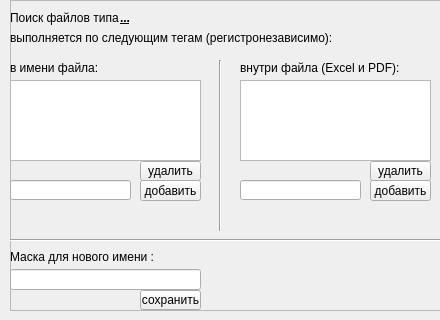
<?xml version="1.0" encoding="UTF-8"?>
<ui version="4.0">
 <class>TagsWindow</class>
 <widget class="QWidget" name="TagsWindow">
  <property name="geometry">
   <rect>
    <x>0</x>
    <y>0</y>
    <width>440</width>
    <height>320</height>
   </rect>
  </property>
  <property name="sizePolicy">
   <sizepolicy hsizetype="Preferred" vsizetype="Preferred">
    <horstretch>0</horstretch>
    <verstretch>0</verstretch>
   </sizepolicy>
  </property>
  <property name="minimumSize">
   <size>
    <width>440</width>
    <height>320</height>
   </size>
  </property>
  <property name="maximumSize">
   <size>
    <width>440</width>
    <height>320</height>
   </size>
  </property>
  <property name="windowTitle">
   <string>Настройка тегов и маски</string>
  </property>
  <widget class="QFrame" name="frame">
   <property name="geometry">
    <rect>
     <x>10</x>
     <y>0</y>
     <width>431</width>
     <height>311</height>
    </rect>
   </property>
   <property name="frameShape">
    <enum>QFrame::StyledPanel</enum>
   </property>
   <property name="frameShadow">
    <enum>QFrame::Raised</enum>
   </property>
   <widget class="QLineEdit" name="tag_lineEdit">
    <property name="geometry">
     <rect>
      <x>0</x>
      <y>180</y>
      <width>121</width>
      <height>20</height>
     </rect>
    </property>
   </widget>
   <widget class="QListWidget" name="TagList">
    <property name="geometry">
     <rect>
      <x>0</x>
      <y>80</y>
      <width>191</width>
      <height>81</height>
     </rect>
    </property>
   </widget>
   <widget class="QLabel" name="label">
    <property name="geometry">
     <rect>
      <x>0</x>
      <y>10</y>
      <width>111</width>
      <height>16</height>
     </rect>
    </property>
    <property name="text">
     <string>Поиск файлов типа </string>
    </property>
   </widget>
   <widget class="QPushButton" name="add_tag">
    <property name="geometry">
     <rect>
      <x>130</x>
      <y>180</y>
      <width>61</width>
      <height>21</height>
     </rect>
    </property>
    <property name="text">
     <string>добавить</string>
    </property>
   </widget>
   <widget class="QPushButton" name="delete_tag">
    <property name="geometry">
     <rect>
      <x>130</x>
      <y>161</y>
      <width>61</width>
      <height>20</height>
     </rect>
    </property>
    <property name="text">
     <string>удалить</string>
    </property>
   </widget>
   <widget class="QLabel" name="label_2">
    <property name="geometry">
     <rect>
      <x>0</x>
      <y>30</y>
      <width>351</width>
      <height>16</height>
     </rect>
    </property>
    <property name="text">
     <string>выполняется по следующим тегам (регистронезависимо):</string>
    </property>
   </widget>
   <widget class="QLabel" name="type_label">
    <property name="geometry">
     <rect>
      <x>110</x>
      <y>10</y>
      <width>311</width>
      <height>16</height>
     </rect>
    </property>
    <property name="font">
     <font>
      <weight>75</weight>
      <italic>false</italic>
      <bold>true</bold>
      <underline>true</underline>
     </font>
    </property>
    <property name="text">
     <string>...</string>
    </property>
   </widget>
   <widget class="Line" name="line">
    <property name="geometry">
     <rect>
      <x>200</x>
      <y>60</y>
      <width>20</width>
      <height>171</height>
     </rect>
    </property>
    <property name="orientation">
     <enum>Qt::Vertical</enum>
    </property>
   </widget>
   <widget class="QLabel" name="label_3">
    <property name="geometry">
     <rect>
      <x>0</x>
      <y>249</y>
      <width>191</width>
      <height>16</height>
     </rect>
    </property>
    <property name="text">
     <string>Маска для нового имени :</string>
    </property>
   </widget>
   <widget class="QLineEdit" name="mask_lineEdit">
    <property name="geometry">
     <rect>
      <x>0</x>
      <y>269</y>
      <width>191</width>
      <height>21</height>
     </rect>
    </property>
   </widget>
   <widget class="QPushButton" name="save_mask">
    <property name="geometry">
     <rect>
      <x>130</x>
      <y>290</y>
      <width>61</width>
      <height>20</height>
     </rect>
    </property>
    <property name="text">
     <string>сохранить</string>
    </property>
   </widget>
   <widget class="QLabel" name="label_5">
    <property name="geometry">
     <rect>
      <x>0</x>
      <y>60</y>
      <width>201</width>
      <height>16</height>
     </rect>
    </property>
    <property name="text">
     <string>в имени файла:</string>
    </property>
   </widget>
   <widget class="QListWidget" name="TagList_2">
    <property name="geometry">
     <rect>
      <x>230</x>
      <y>80</y>
      <width>191</width>
      <height>81</height>
     </rect>
    </property>
   </widget>
   <widget class="QPushButton" name="add_tag_2">
    <property name="geometry">
     <rect>
      <x>360</x>
      <y>180</y>
      <width>61</width>
      <height>21</height>
     </rect>
    </property>
    <property name="text">
     <string>добавить</string>
    </property>
   </widget>
   <widget class="QLineEdit" name="tag_lineEdit_2">
    <property name="geometry">
     <rect>
      <x>230</x>
      <y>180</y>
      <width>121</width>
      <height>20</height>
     </rect>
    </property>
   </widget>
   <widget class="QPushButton" name="delete_tag_2">
    <property name="geometry">
     <rect>
      <x>360</x>
      <y>161</y>
      <width>61</width>
      <height>20</height>
     </rect>
    </property>
    <property name="text">
     <string>удалить</string>
    </property>
   </widget>
   <widget class="QLabel" name="label_6">
    <property name="geometry">
     <rect>
      <x>230</x>
      <y>60</y>
      <width>201</width>
      <height>16</height>
     </rect>
    </property>
    <property name="text">
     <string>внутри файла (Excel и PDF):</string>
    </property>
   </widget>
   <widget class="Line" name="line_2">
    <property name="geometry">
     <rect>
      <x>0</x>
      <y>230</y>
      <width>431</width>
      <height>20</height>
     </rect>
    </property>
    <property name="orientation">
     <enum>Qt::Horizontal</enum>
    </property>
   </widget>
  </widget>
 </widget>
 <resources/>
 <connections/>
</ui>
